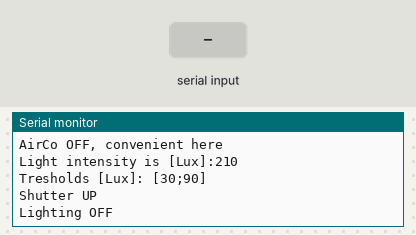
A sketch run on a simulated Arduino Leonardo, built with avr-gcc and run on an emulated ATmega32U4. Shown: the last lines printed to the serial monitor. The test bench sets the inputs (shaded band).

Above: at 1.4 s.
1.5 s: "90,45\n" received over the second serial link
At 2.9 s:
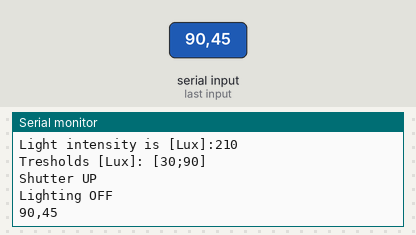
3.8 s: "5\n" received over the second serial link
At 5.5 s:
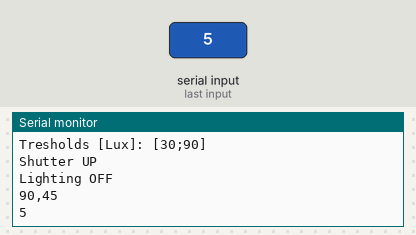
5.8 s: "1,90,45\n" received over the second serial link
At 7.2 s:
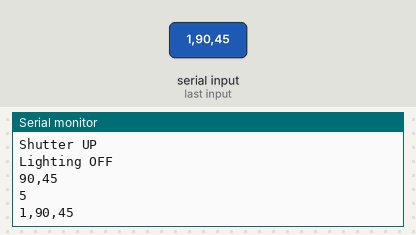
7.8 s: "T90\n" received over the second serial link
At 8.7 s:
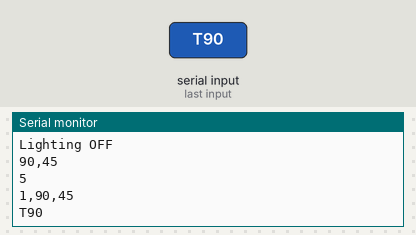
10.8 s: "T,45\n" received over the second serial link
At 13.5 s:
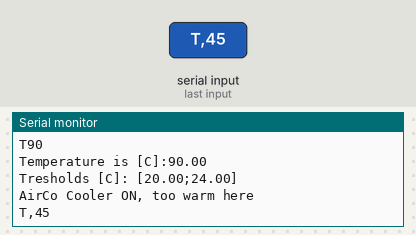
13.8 s: "t90\n" received over the second serial link
At 15.1 s:
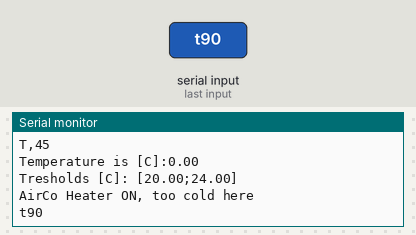
Timing chart, 0 to 16.8 s (numbered marks = the images above; inputs shaded):
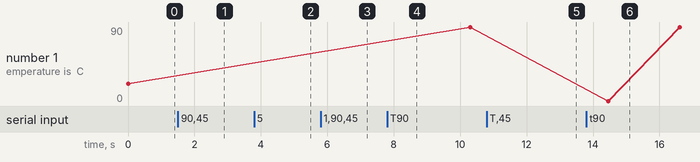

Measured:
- after the input at 1.5 s, the serial monitor: prints a new line after 0.80 s (image 1)
- after the input at 3.8 s, the serial monitor: prints a new line after 0.50 s (image 2)
- after the input at 5.8 s, the serial monitor: prints a new line after 0.50 s (image 3)
- after the input at 7.8 s, the serial monitor: prints a new line after 0.50 s (image 4)
- after the input at 10.8 s, the serial monitor: prints a new line after 1.7 s (image 5)
- after the input at 13.8 s, the serial monitor: prints a new line after 0.81 s (image 6)

The sketch:

BluetoothProgram.ino
```cpp
 const float lowTempTreshold = 20.00;
 const float highTempTreshold = 24.00;
 const int lowLuxTreshold = 30;
 const int highLuxTreshold = 90;
 float actualTemperature, lastTemperature;
 int actualLightIntensity,lastLightIntensity;

void setup() {
 //HC-05 BT modul is connected to the Tx/RX PIN1,2 of the Leonardo, which is handled by Serial1
 Serial1.begin(9600); // Safe communication rate of the Bluetooth module

 actualTemperature  = 21;
 actualLightIntensity = 210;
 lastTemperature  = 10;
 lastLightIntensity = 10;

}

void loop() {
  /*
  float actualTemperature    = temp_sensor.getTemperature();
    int actualLightIntensity = am_light_sensor.getIntensity(); //Ambient Light Intensity Outside
  */

  if (actualTemperature != lastTemperature) {
    Serial1.println("----------------------------------------------------------");
    Serial.print("Temperature is [C]:");Serial.println(actualTemperature);
    Serial1.print("Temperature is [C]:");Serial1.println(actualTemperature);
    Serial.print("Tresholds [C]: [");Serial.print(lowTempTreshold);
    Serial.print(";");Serial.print(highTempTreshold);Serial.println("]");
    Serial1.print("Tresholds [C]: [");Serial1.print(lowTempTreshold);
    Serial1.print(";");Serial1.print(highTempTreshold);Serial1.println("]");
    Serial1.flush();

    if (actualTemperature > highTempTreshold){
      Serial.println("AirCo Cooler ON, too warm here");  // For displaying on local Serial port
      Serial1.println("AirCo Cooler ON , too warm here"); // Sending data to the HC-05 BT module
      Serial1.flush();
    } else {
      if (actualTemperature < lowTempTreshold) {
        Serial.println("AirCo Heater ON, too cold here");  // For displaying on local Serial port
        Serial1.println("AirCo Heater ON, too cold here"); // Sending data to the HC-05 BT module
        Serial1.flush();
      } else {
        Serial.println("AirCo OFF, convenient here");  // For displaying on local Serial port
        Serial1.println("AirCo OFF , convenient here"); // Sending data to the HC-05 BT module
        Serial1.flush();
      }
    }
  }

  if (actualLightIntensity != lastLightIntensity){
    Serial1.println("----------------------------------------------------------");
    Serial.print("Light intensity is [Lux]:");Serial.println(actualLightIntensity);
    Serial1.print("Light Intensity is [Lux]:");Serial1.println(actualLightIntensity);
    Serial.print("Tresholds [Lux]: [");Serial.print(lowLuxTreshold);
    Serial.print(";");Serial.print(highLuxTreshold);Serial.println("]");
    Serial1.print("Tresholds [Lux]: [");Serial1.print(lowLuxTreshold);
    Serial1.print(";");Serial1.print(highLuxTreshold);Serial1.println("]");
    Serial1.flush();

    if (actualLightIntensity > highLuxTreshold ) {
      Serial.println("Shutter UP");  // For displaying on local Serial port
      Serial.println("Lighting OFF");  // For displaying on local Serial port
      Serial1.println("Shutter UP"); // Sending data to the HC-05 BT module
      Serial1.println("Lighting OFF"); // Sending data to the HC-05 BT module
      Serial1.flush();
    } else {
      if (actualLightIntensity < lowLuxTreshold ) {
        Serial.println("SHUTTER DOWN");  // For displaying on local Serial port
        Serial1.println("SHUTTER DOWN"); // Sending data to the HC-05 BT module
        Serial.println("Lighting ON, it's evening");  // For displaying on local Serial port
        Serial1.println("Lighting ON , it's evening"); // Sending data to the HC-05 BT module
        Serial1.flush();
      } else {
        Serial.println("Light ON but not evenning yet");  // For displaying on local Serial port
        Serial1.println("Light ON but not evenning yet"); // Sending data to the HC-05 BT module
        Serial1.flush();
      }
    }
  }


  // See if there is a message from the devices through the Bluetooth connection
  // Display this locally
  String msg = "";
  while (Serial1.available() > 0){ // Checks whether data is comming from the serial port
    char s = Serial1.read(); // Reads the data from the serial port
    Serial.print(s);
    msg += s;
  }
  Serial.println();

  lastTemperature = actualTemperature ;
  if ((msg[0]=='T') || (msg[0]=='t')) {
    msg.remove(0,1);
    actualTemperature  = msg.toFloat();
  }

  lastLightIntensity = actualLightIntensity;
  if ((msg[0]=='L') || (msg[0]=='l')) {
    msg.remove(0,1);
    actualLightIntensity = msg.toInt();
  }


  delay(2000);
}
```
